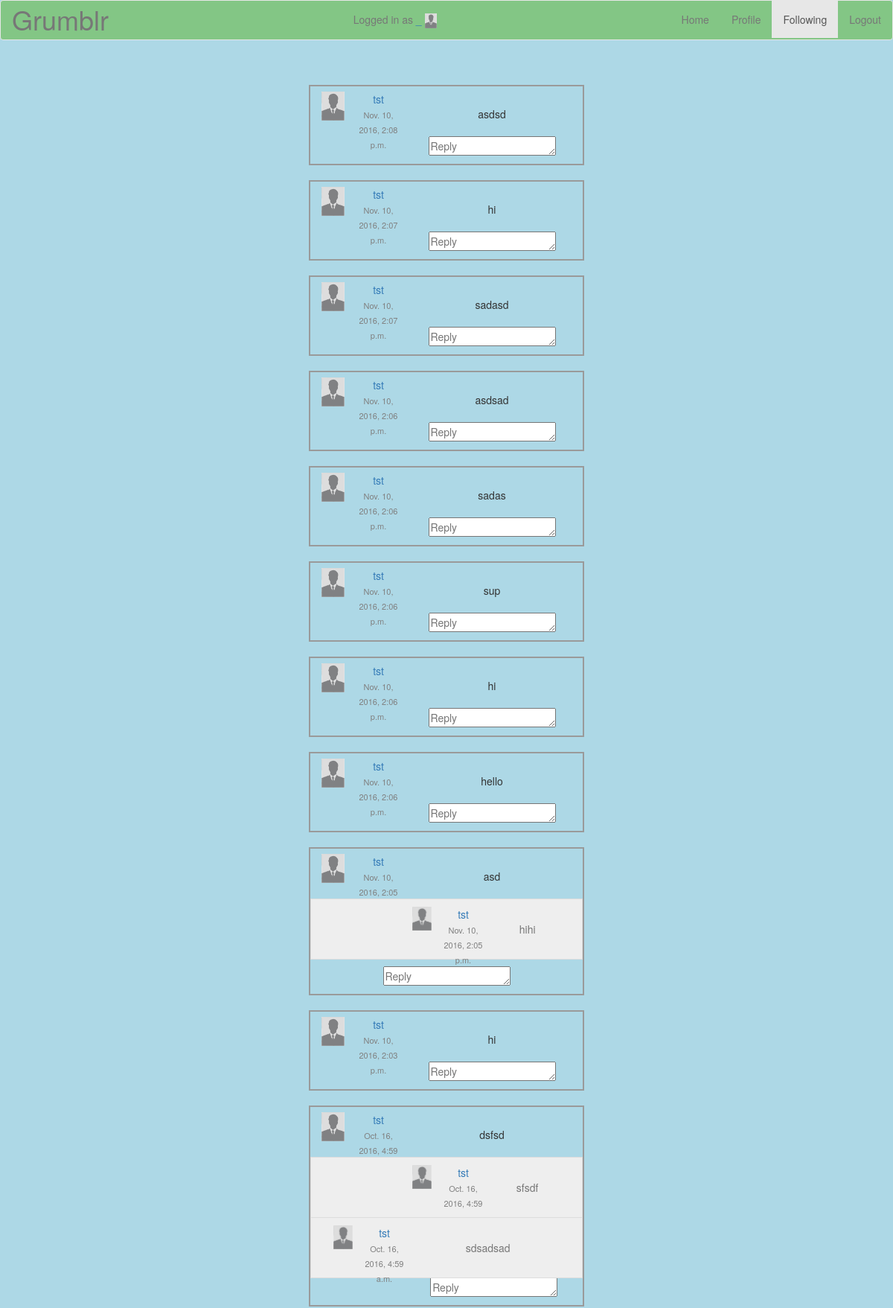
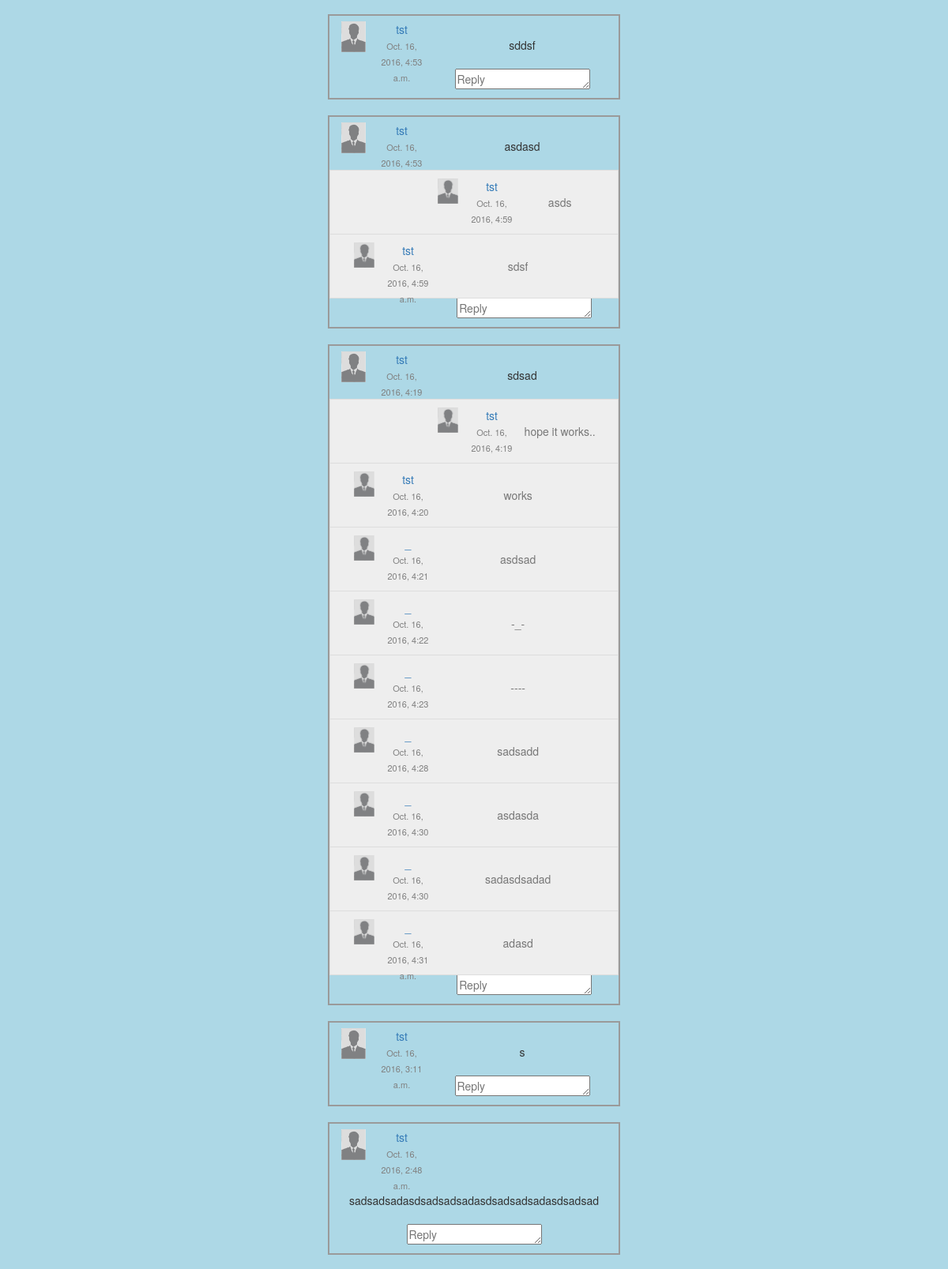
The app's page /following/ (signed in, upper part) with its own data (2 pictures, top to bottom).
### grumblr/models.py (models this page shows, shortened)
class UserProfile(models.Model):
	user = models.OneToOneField(User, on_delete=models.CASCADE, primary_key=True, related_name="profile")
	age = models.PositiveIntegerField(blank=True, null=True)
	bio = models.TextField(max_length=420, default="", blank=True)
	profile_pic = models.ImageField(upload_to='profile-pic', blank=True)
	following = models.ManyToManyField("self", related_name="followed")
	is_confirmed = models.BooleanField(default=False)

class Message(models.Model):
	user = models.ForeignKey(User) # one (user) to many (messages) relation - every message has a key that is the user it belongs to
	text = models.CharField(max_length=42)
	date = models.DateTimeField(auto_now=True)
	class Meta:
		ordering = ('-date',)

class Comment(models.Model):
	message = models.ForeignKey(Message, related_name="comments") # one (message) to many (comments) relation - every message has a key that is the user it belongs to
	user = models.ForeignKey(User, related_name="users") # one (user) to many (comments) relation - every user can have many commnts
	text = models.CharField(max_length=42)
	date = models.DateTimeField(auto_now=True)
	class Meta:
		ordering = ('date',)

### grumblr/views.py (the view)
# urls.py: url(r'^following/$', grumblr.views.following, name='following'), # home, index.html
@login_required
def following(request):
	if not request.user or not User.objects.filter(username=request.user): # GET request validation, if logged-in user maliciously tries to change the GET values of the request, entering a username who doesn't exist in the request.user or an empty string username - the get request for the first name will throw an error. Might not needed for this HW, cause it's not a validation of POST request information, but just to make sure.
		context = {'errors': ["Invalid request."], 'timestamp': current_milli_time()}
		return render(request, 'grumblr/index.html', context) # can also use Http404("Invalid Request") (from django.http import Http404)
	messages = []
	following = User.objects.get(username=request.user).profile.following.all()
	for user in User.objects.all():
		if user.profile in following:
			messages += Message.objects.filter(user=user)
	context = {'messages': sorted(messages, key=lambda x: x.date, reverse=True), 'username': request.user.username,'first_name': User.objects.get(username=request.user).first_name, 'user_profile': get_object_or_404(UserProfile, user=request.user), 'timestamp': current_milli_time()}
	return render(request, 'grumblr/following.html', context)

### grumblr/templates/grumblr/following.html (shortened to what this page needs)
{% extends 'grumblr/main_template.html' %}
{% load static from staticfiles %}
{% block navbar_active3 %}<li class="active showmessages">{% endblock %}
{% block top-left %}
	<div class="container-fluid">
		<div class="row">
			<div class="col-lg-4"></div>
			<div class="col-lg-4" align="center">
{% endblock %}

### grumblr/templates/grumblr/main_template.html (shortened to what this page needs)
{% load static from staticfiles %}
<!DOCTYPE html>
<html>
<head>
	<link href="{% static '/grumblr/css/bootstrap.min.css' %}" rel="stylesheet">
	<link href="{% static '/grumblr/css/grumblr.css' %}" rel="stylesheet" type="text/css">
<body>
	<div class="navbar navbar-default">
		<div class="container-fluid">
			<div class="navbar-header">
				<span class="navbar-brand">Grumblr</span>
			</div>
			<p class="nav navbar-text navbar-center">Logged in as
				<a href="{% url 'profile' request.user.username %}">{{ request.user.username }} <img src="{{ request.user.profile.profile_pic.url }}"></a>
			</p>
			<ul class="nav navbar-nav navbar-right">
				{% block navbar_active1 %}<li>{% endblock %}<a href="{% url 'home' %}">Home</a></li>
				{% block navbar_active2 %}<li>{% endblock %}<a href="{% url 'profile' request.user.username %}">Profile</a></li>
				{% block navbar_active3 %}<li>{% endblock %}<a href="{% url 'following' %}">Following</a></li>
				<li><a href="{% url 'logout' %}">Logout</a></li>
			</ul>
		</div>
	</div>
	{% block top-left %}
	{% endblock %}
			<br><br>
				{% for message in messages %}
				<form class="comment-form" action="comment" method="post">
						<div id="{{ message.id }}" class="list-group message-thread">
							<div class="col-lg-2 post-pic">
								<img src="{{ message.user.profile.profile_pic.url }}" class="img-responsive">
							</div>
							<div class="col-lg-2 post-name-date">
								<a href="{% url 'profile' message.user %}" class="post-name">{{message.user}}</a>
								<br>
								<span class="post-date">{{message.date}}</span>
							</div>
							<br>
							 {{message.text}}
					<br><br>
					{% for comment in message.comments.all %}
							<div id="{{ comment.id }}" class="list-group-item disabled">
								<div class="col-lg-2 post-pic">
									<img src="{{ comment.user.profile.profile_pic.url }}" class="img-responsive">
								</div>
								<div class="col-lg-2 post-name-date">
									<a href="{% url 'profile' comment.user %}" class="post-name">{{comment.user}}</a>
									<br>
									<span class="post-date">{{comment.date}}</span>
								</div>
								<br>
								{{comment.text}}
								<br><br>
							</div>
					{% endfor %}
				<span>
					<textarea cols="20" class="{{ message.id }}" maxlength="42" name="text" placeholder="Reply" rows="1" required></textarea>
				</span>
				</div>
			</form>
				{% endfor %}
			</div>
		</div>
	</div>
</body>
</html>

### grumblr/static/grumblr/css/grumblr.css (style rules this page uses)
.navbar-brand { font-size: 36px; }
.navbar-default { text-align:center; background: #83C685; }
.navbar-center { display: inline-block; float: none; }
.nav img { height: 20px; }
.post-date { font-size: 11px; color: grey; }
body { background: lightblue; }
.post-name-date { padding-right: 0px; padding-left: 0px; }
.message-thread { border-style: solid; border-width: 2px; border-color: #9A9A9A; padding: 7px 0px; }

### records on screen
Message: user.profile.profile_pic (placeholder picture), user "tst", date "Nov. 10, 2016, 2:08 p.m.", text "asdsd", text "Reply"
Message: user.profile.profile_pic (placeholder picture), user "tst", date "Nov. 10, 2016, 2:07 p.m.", text "hi", text "Reply"
Message: user.profile.profile_pic (placeholder picture), user "tst", date "Nov. 10, 2016, 2:07 p.m.", text "sadasd", text "Reply"
Message: user.profile.profile_pic (placeholder picture), user "tst", date "Nov. 10, 2016, 2:06 p.m.", text "asdsad", text "Reply"
Message: user.profile.profile_pic (placeholder picture), user "tst", date "Nov. 10, 2016, 2:06 p.m.", text "sadas", text "Reply"
Message: user.profile.profile_pic (placeholder picture), user "tst", date "Nov. 10, 2016, 2:06 p.m.", text "sup", text "Reply"
Message: user.profile.profile_pic (placeholder picture), user "tst", date "Nov. 10, 2016, 2:06 p.m.", text "hi", text "Reply"
Message: user.profile.profile_pic (placeholder picture), user "tst", date "Nov. 10, 2016, 2:06 p.m.", text "hello", text "Reply"
Message: user.profile.profile_pic (placeholder picture), user "tst", date "Nov. 10, 2016, 2:05…", text "asd", text "Reply"
Comment: user.profile.profile_pic (placeholder picture), user "tst", date "Nov. 10, 2016, 2:05 p.m.", text "hihi"
Message: user.profile.profile_pic (placeholder picture), user "tst", date "Nov. 10, 2016, 2:03 p.m.", text "hi", text "Reply"
Message: user.profile.profile_pic (placeholder picture), user "tst", date "Oct. 16, 2016, 4:59…", text "dsfsd", text "Reply"
Comment: user.profile.profile_pic (placeholder picture), user "tst", date "Oct. 16, 2016, 4:59…", text "sfsdf"
Comment: user.profile.profile_pic (placeholder picture), user "tst", date "Oct. 16, 2016, 4:59 a.m.", text "sdsadsad"
Message: user.profile.profile_pic (placeholder picture), user "tst", date "Oct. 16, 2016, 4:53 a.m.", text "sddsf", text "Reply"
Message: user.profile.profile_pic (placeholder picture), user "tst", date "Oct. 16, 2016, 4:53…", text "asdasd", text "Reply"
Comment: user.profile.profile_pic (placeholder picture), user "tst", date "Oct. 16, 2016, 4:59…", text "asds"
Comment: user.profile.profile_pic (placeholder picture), user "tst", date "Oct. 16, 2016, 4:59 a.m.", text "sdsf"
Message: user.profile.profile_pic (placeholder picture), user "tst", date "Oct. 16, 2016, 4:19…", text "sdsad", text "Reply"
Comment: user.profile.profile_pic (placeholder picture), user "tst", date "Oct. 16, 2016, 4:19…", text "hope it works.."
Comment: user.profile.profile_pic (placeholder picture), user "tst", date "Oct. 16, 2016, 4:20…", text "works"
Comment: user.profile.profile_pic (placeholder picture), user "_", date "Oct. 16, 2016, 4:21…", text "asdsad"
Comment: user.profile.profile_pic (placeholder picture), user "_", date "Oct. 16, 2016, 4:22…", text "-_-"
Comment: user.profile.profile_pic (placeholder picture), user "_", date "Oct. 16, 2016, 4:23…", text "----"
Comment: user.profile.profile_pic (placeholder picture), user "_", date "Oct. 16, 2016, 4:28…", text "sadsadd"
Comment: user.profile.profile_pic (placeholder picture), user "_", date "Oct. 16, 2016, 4:30…", text "asdasda"
Comment: user.profile.profile_pic (placeholder picture), user "_", date "Oct. 16, 2016, 4:30…", text "sadasdsadad"
Comment: user.profile.profile_pic (placeholder picture), user "_", date "Oct. 16, 2016, 4:31 a.m.", text "adasd"
Message: user.profile.profile_pic (placeholder picture), user "tst", date "Oct. 16, 2016, 3:11 a.m.", text "s", text "Reply"
Message: user.profile.profile_pic (placeholder picture), user "tst", date "Oct. 16, 2016, 2:48 a.m.", text "sadsadsadasdsadsadsadasdsadsadsadasdsadsad", text "Reply"

### other values on screen
{{ request.user.username }} "_"
